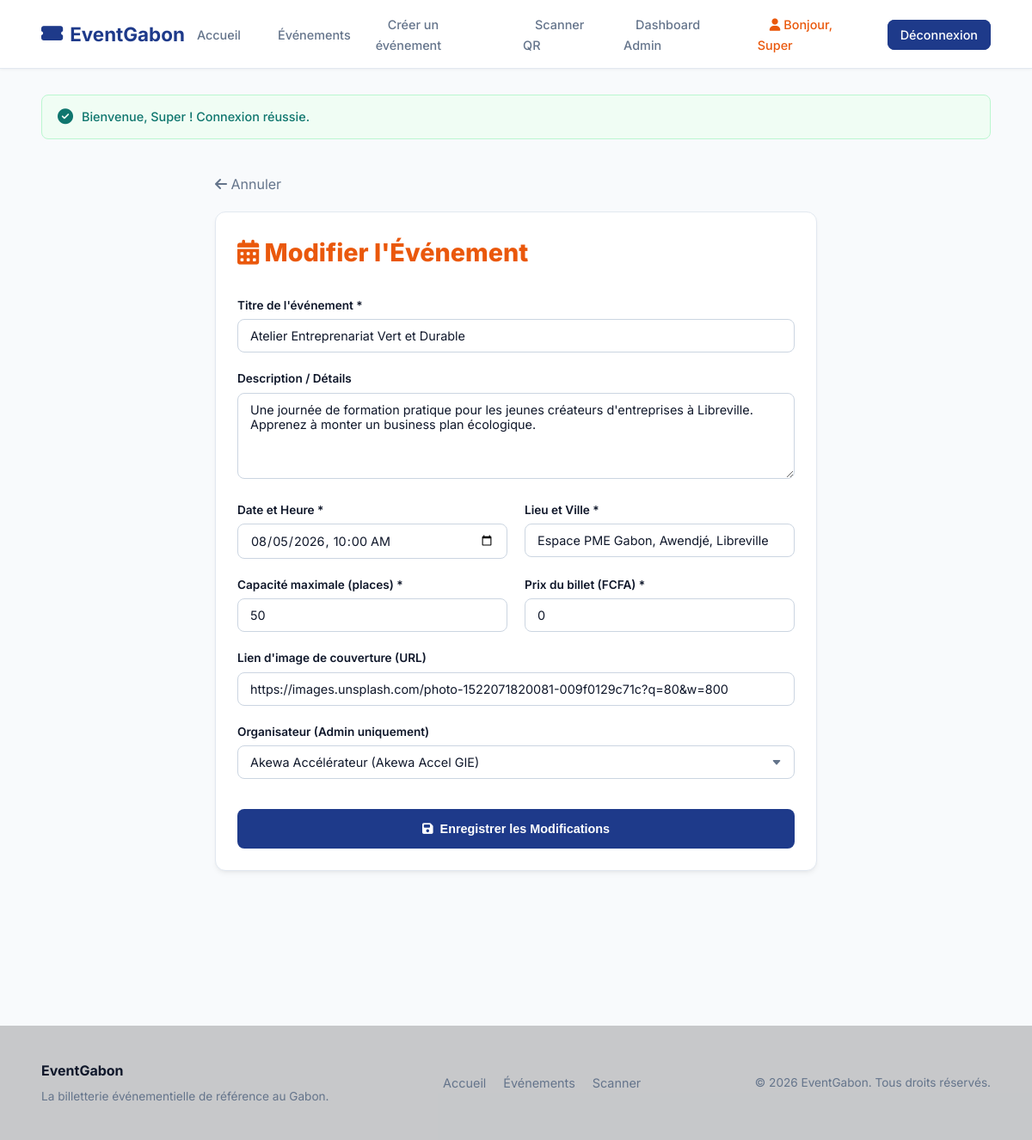
Page /index.php?page=evenements&action=modifier&id=4 (signed in) on the committed database.
### tables this page shows
CREATE TABLE IF NOT EXISTS evenement (
    id INT AUTO_INCREMENT PRIMARY KEY,
    titre VARCHAR(200) NOT NULL,
    description TEXT,
    date DATETIME NOT NULL,
    lieu VARCHAR(150) NOT NULL,
    capacite INT NOT NULL CHECK (capacite >= 0),
    prix_billet DECIMAL(10, 2) NOT NULL CHECK (prix_billet >= 0),
    organisateur_id INT,
    image_url VARCHAR(255),
    FOREIGN KEY (organisateur_id) REFERENCES organisateur(id) ON DELETE SET NULL
);

CREATE TABLE IF NOT EXISTS organisateur (
    id INT AUTO_INCREMENT PRIMARY KEY,
    nom VARCHAR(100) NOT NULL,
    email VARCHAR(150) UNIQUE NOT NULL,
    telephone VARCHAR(20),
    entreprise VARCHAR(150)
);

### models/Evenement.php (called while the page is built, shortened)
<?php
class Evenement {
    public static function getById($pdo, $id) {
        $sql = "SELECT e.*, o.nom AS organisateur_nom, o.email AS organisateur_email, o.telephone AS organisateur_tel
                FROM evenement e
                LEFT JOIN organisateur o ON e.organisateur_id = o.id
                WHERE e.id = ?";
        $stmt = $pdo->prepare($sql);
        $stmt->execute([$id]);
        return $stmt->fetch();
    }
}

### includes/helpers.php (called while the page is built, shortened)
<?php
if (!function_exists('isLoggedIn')) {
    function isLoggedIn() {
        return isset($_SESSION['user']);
    }
}
if (!function_exists('getUserRole')) {
    function getUserRole() {
        $user = $_SESSION['user'];
        if (is_object($user)) {
            return $user->role ?? null;
        } elseif (is_array($user)) {
            return $user['role'] ?? null;
        }
        return null;
    }
}
if (!function_exists('isAdmin')) {
    function isAdmin() {
        return getUserRole() === 'admin';
    }
}

### models/Organisateur.php (called while the page is built, shortened)
<?php
class Organisateur {
    public static function getAll($pdo) {
        $sql = "SELECT * FROM organisateur ORDER BY nom ASC";
        return $pdo->query($sql)->fetchAll();
    }
}

### views/evenements/modifier.php (the view, shortened to what this page needs)
<?php require_once __DIR__ . '/../layout/header.php'; ?>
<div style="max-width: 700px; margin: 40px auto;">
    <div style="margin-bottom: 20px;">
        <a href="index.php?page=evenements&action=detail&id=<?= $evenement->id ?>" style="color: var(--text-muted);"><i class="fa-solid fa-arrow-left"></i> Annuler</a>
    </div>
    <div class="card-glass">
        <h2 style="font-size: 1.8rem; font-weight: 800; margin-bottom: 20px; border-bottom: 1px solid var(--border-glass); padding-bottom: 10px; color: var(--accent);"><i class="fa-solid fa-calendar-days"></i> Modifier l'Événement</h2>
        <form action="index.php?page=evenements&action=modifier&id=<?= $evenement->id ?>" method="POST">
            <div class="form-group">
                <label for="titre" class="form-label">Titre de l'événement *</label>
                <input type="text" name="titre" id="titre" class="form-control" required value="<?= htmlspecialchars($evenement->titre) ?>">
            </div>
            <div class="form-group">
                <label for="description" class="form-label">Description / Détails</label>
                <textarea name="description" id="description" class="form-control"><?= htmlspecialchars($evenement->description) ?></textarea>
            </div>
            <div style="display: grid; grid-template-columns: 1fr 1fr; gap: 20px;">
                <div class="form-group">
                    <label for="date" class="form-label">Date et Heure *</label>
                    <input type="datetime-local" name="date" id="date" class="form-control" required value="<?= date('Y-m-d\TH:i', strtotime($evenement->date)) ?>">
                </div>
                <div class="form-group">
                    <label for="lieu" class="form-label">Lieu et Ville *</label>
                    <input type="text" name="lieu" id="lieu" class="form-control" required value="<?= htmlspecialchars($evenement->lieu) ?>">
                </div>
            </div>
            <div style="display: grid; grid-template-columns: 1fr 1fr; gap: 20px;">
                <div class="form-group">
                    <label for="capacite" class="form-label">Capacité maximale (places) *</label>
                    <input type="number" name="capacite" id="capacite" class="form-control" min="1" required value="<?= (int)$evenement->capacite ?>">
                </div>
                <div class="form-group">
                    <label for="prix_billet" class="form-label">Prix du billet (FCFA) *</label>
                    <input type="number" name="prix_billet" id="prix_billet" class="form-control" min="0" step="1" required value="<?= (float)$evenement->prix_billet ?>">
                </div>
            </div>
            <div class="form-group">
                <label for="image_url" class="form-label">Lien d'image de couverture (URL)</label>
                <input type="url" name="image_url" id="image_url" class="form-control" value="<?= htmlspecialchars($evenement->image_url) ?>">
            </div>
            <?php if (isAdmin()): ?>
                <div class="form-group">
                    <label for="organisateur_id" class="form-label">Organisateur (Admin uniquement)</label>
                    <select name="organisateur_id" id="organisateur_id" class="form-control">
                        <?php foreach ($organisateurs as $org): ?>
                            <option value="<?= $org->id ?>" <?= $evenement->organisateur_id == $org->id ? 'selected' : '' ?>><?= htmlspecialchars($org->nom) ?> (<?= htmlspecialchars($org->entreprise) ?>)</option>
                        <?php endforeach; ?>
                    </select>
                </div>
            <?php endif; ?>
            <button type="submit" class="btn btn-primary" style="width: 100%; margin-top: 15px; padding: 14px;"><i class="fa-solid fa-floppy-disk"></i> Enregistrer les Modifications</button>
        </form>
    </div>
</div>
<?php require_once __DIR__ . '/../layout/footer.php'; ?>

### assets/css/style.css (style rules this page uses)
:root { --bg-main: #f8fafc; --bg-card: #ffffff; --bg-card-hover: #ffffff; --border-light: #e2e8f0; --border-light-focus: #cbd5e1; --primary: #1e3a8a; --primary-hover: #1e40af; --primary-glow: rgba(30, 58, 138, 0.1); --secondary: #475569; --secondary-hover: #334155; --accent: #ea580c; --text-primary: #0f172a; --text-body: #334155; --text-muted: #64748b; --success: #0f766e; --success-bg: #f0fdf4; --success-border: #bbf7d0; --error: #be123c; --error-bg: #fff1f2; --error-border: #fecdd3; --warning: #b45309; --warning-bg: #fffbeb; --warning-border: #fef08a; --font-sans: 'Inter', -apple-system, BlinkMacSystemFont, "Segoe UI", Roboto, Helvetica, Arial, sans-serif; --transition-smooth: all 0.2s ease-in-out; --radius-lg: 12px; --radius-md: 8px; --shadow-soft: 0 4px 6px -1px rgba(0, 0, 0, 0.05), 0 2px 4px -2px rgba(0, 0, 0, 0.05); --shadow-premium: 0 10px 15px -3px rgba(0, 0, 0, 0.05), 0 4px 6px -4px rgba(0, 0, 0, 0.05); }
* { box-sizing: border-box; margin: 0; padding: 0; }
body { background-color: var(--bg-main); color: var(--text-body); font-family: var(--font-sans); line-height: 1.5; min-height: 100vh; display: flex; flex-direction: column; }
a { color: var(--primary); text-decoration: none; transition: var(--transition-smooth); }
.btn { display: inline-flex; align-items: center; justify-content: center; gap: 8px; padding: 10px 20px; font-size: 0.9rem; font-weight: 600; border-radius: var(--radius-md); border: 1px solid transparent; cursor: pointer; transition: var(--transition-smooth); text-align: center; }
.btn-primary { background: var(--primary); color: white; }
.card-glass { background: var(--bg-card); border: 1px solid var(--border-light); border-radius: var(--radius-lg); padding: 25px; box-shadow: var(--shadow-soft); transition: var(--transition-smooth); }
.form-group { margin-bottom: 20px; }
.form-label { display: block; margin-bottom: 6px; font-size: 0.85rem; font-weight: 600; color: var(--text-primary); }
.form-control { width: 100%; background: #ffffff; border: 1px solid var(--border-light-focus); border-radius: var(--radius-md); padding: 10px 14px; font-family: var(--font-sans); color: var(--text-primary); font-size: 0.9rem; transition: var(--transition-smooth); }
textarea.form-control { min-height: 100px; resize: vertical; }
select.form-control { cursor: pointer; appearance: none; background-repeat: no-repeat; background-position: calc(100% - 14px) center; }

### rows in the picture
evenement: titre "Atelier Entreprenariat Vert et Durable", description "Une journée de formation pratique pour les jeunes créateurs d'entreprises à Libreville. Apprenez à monter un business plan écologique.", date "08/05/2026 10:00", lieu "Espace PME Gabon, Awendjé, Libreville", capacite "50", prix_billet "0", image_url "https://images.unsplash.com/photo-1522071820081-009f0129c71c?q=80&w=800", organisateur_id "Akewa Accélérateur (Akewa Accel GIE)"

### other values in the picture
$prenomGreeting "Super"
$successMsg "Bienvenue, Super ! Connexion réussie."
